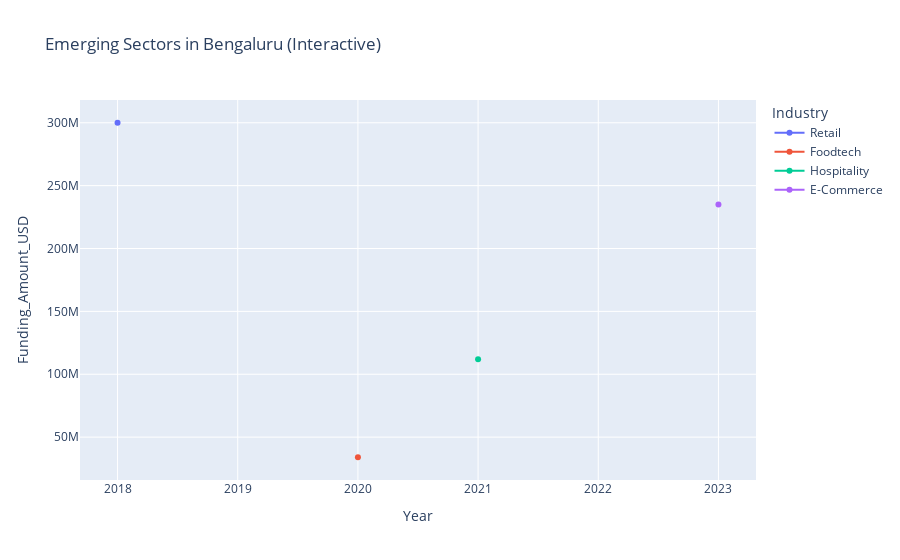

The cell this chart's notebook holds for it:
### Markdown cell above
4.Emerging Sectors

### Code cell
industry_first_year = df.groupby("Industry")["Year"].min().reset_index()
industry_first_year.rename(columns={"Year": "First_Funding_Year"}, inplace=True)

emerging_industries = industry_first_year.sort_values("First_Funding_Year", ascending=False)

print("Industries by their first funding year:")
print(emerging_industries.head(10))

industry_yearly_funding = df.groupby(["Year", "Industry"])["Funding_Amount_USD"].sum().reset_index()
emerging_trend = pd.merge(industry_yearly_funding, industry_first_year, on="Industry")

recent_emerging = emerging_trend[emerging_trend["First_Funding_Year"] >= 2018]

fig = px.line(recent_emerging, x="Year", y="Funding_Amount_USD", 
              color="Industry", markers=True, 
              title="Emerging Sectors in Bengaluru (Interactive)")
fig.show()

### Figure 1 — Plotly figure (JSON) as saved in the notebook; plotly's stock layout.template omitted (floating-point values rounded to 4 significant figures)
{"data": [{"hovertemplate": "Industry=Retail<br>Year=%{x}<br>Funding_Amount_USD=%{y}<extra></extra>", "legendgroup": "Retail", "line": {"color": "#636efa", "dash": "solid"}, "marker": {"symbol": "circle"}, "mode": "lines+markers", "name": "Retail", "orientation": "v", "showlegend": true, "type": "scatter", "x": [2018], "xaxis": "x", "y": [300000000], "yaxis": "y"}, {"hovertemplate": "Industry=Foodtech<br>Year=%{x}<br>Funding_Amount_USD=%{y}<extra></extra>", "legendgroup": "Foodtech", "line": {"color": "#EF553B", "dash": "solid"}, "marker": {"symbol": "circle"}, "mode": "lines+markers", "name": "Foodtech", "orientation": "v", "showlegend": true, "type": "scatter", "x": [2020], "xaxis": "x", "y": [34000000], "yaxis": "y"}, {"hovertemplate": "Industry=Hospitality<br>Year=%{x}<br>Funding_Amount_USD=%{y}<extra></extra>", "legendgroup": "Hospitality", "line": {"color": "#00cc96", "dash": "solid"}, "marker": {"symbol": "circle"}, "mode": "lines+markers", "name": "Hospitality", "orientation": "v", "showlegend": true, "type": "scatter", "x": [2021], "xaxis": "x", "y": [112000000], "yaxis": "y"}, {"hovertemplate": "Industry=E-Commerce<br>Year=%{x}<br>Funding_Amount_USD=%{y}<extra></extra>", "legendgroup": "E-Commerce", "line": {"color": "#ab63fa", "dash": "solid"}, "marker": {"symbol": "circle"}, "mode": "lines+markers", "name": "E-Commerce", "orientation": "v", "showlegend": true, "type": "scatter", "x": [2023], "xaxis": "x", "y": [235000000], "yaxis": "y"}], "layout": {"legend": {"title": {"text": "Industry"}, "tracegroupgap": 0}, "title": {"text": "Emerging Sectors in Bengaluru (Interactive)"}, "xaxis": {"anchor": "y", "domain": [0, 1], "title": {"text": "Year"}}, "yaxis": {"anchor": "x", "domain": [0, 1], "title": {"text": "Funding_Amount_USD"}}}}
